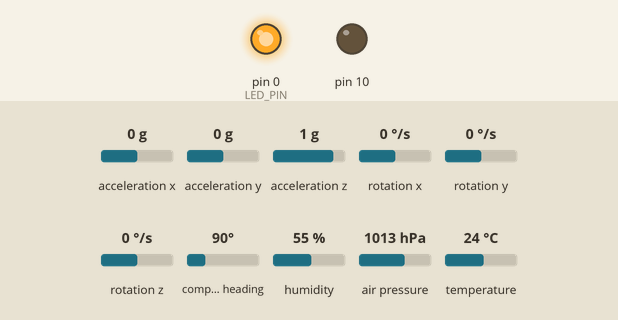
This sketch was run on a simulated Arduino Uno, built with avr-gcc and run on an emulated ATmega328P. Parts: output pins drawn as LEDs (lit = HIGH). Wiring (inferred from the names in the program): HTU21/Si7021 sensor at I2C address 0x40. Inputs (shaded band) come from the test bench; at power-on: acceleration x 0 g, acceleration y 0 g, acceleration z 1 g, rotation x 0 °/s, rotation y 0 °/s, rotation z 0 °/s, compass heading 90°, humidity 55 %, air pressure 1013 hPa, temperature 24 °C. Storage starts empty.

Above: at 0.27 s.
At 4.2 s:
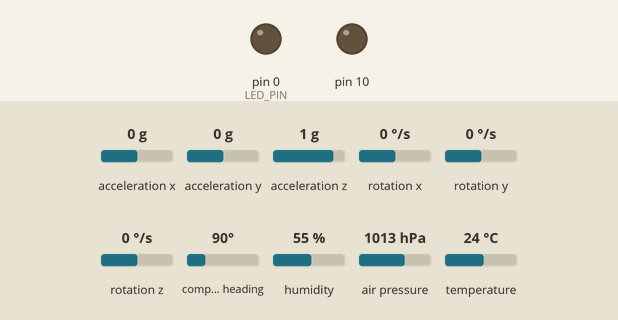
Timing chart, 0 to 6.2 s (numbered marks = the images above):
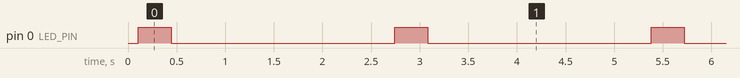

The sketch:

FlightCPU.ino
```cpp
//Common
#include "Wire.h"
#include "I2Cdev.h"

/********************
    Pressure
*/
#include <SFE_BMP180.h>
// You will need to create an SFE_BMP180 object, here called "pressure":
SFE_BMP180 pressure;
double baselineP; // baseline pressure
void pressureFunc();
void getTempPressure(double &T, double &P);


/********************
    Compass-Magmometer
*/

#include "HMC5883L.h"
// class default I2C address is 0x1E
// specific I2C addresses may be passed as a parameter here
// this device only supports one I2C address (0x1E)
HMC5883L mag;
int16_t mx, my, mz;
void compassFunc();


/********************
    Acceler-Gyro
*/
#include "MPU6050.h"
// class default I2C address is 0x68
// specific I2C addresses may be passed as a parameter here
// AD0 low = 0x68 (default for InvenSense evaluation board)
// AD0 high = 0x69
MPU6050 accelgyro;
//MPU6050 accelgyro(0x69); // <-- use for AD0 high
int16_t ax, ay, az;
int16_t gx, gy, gz;

// uncomment "OUTPUT_READABLE_ACCELGYRO" if you want to see a tab-separated
// list of the accel X/Y/Z and then gyro X/Y/Z values in decimal. Easy to read,
// not so easy to parse, and slow(er) over UART.
#define OUTPUT_READABLE_ACCELGYRO

// uncomment "OUTPUT_BINARY_ACCELGYRO" to send all 6 axes of data as 16-bit
// binary, one right after the other. This is very fast (as fast as possible
// without compression or data loss), and easy to parse, but impossible to read
// for a human.
//#define OUTPUT_BINARY_ACCELGYRO

void accelGyroFunc();
void accelGyroFactoryReset();


/********************
   Humidity/Temp
*/
void humdTempFunc();


/********************
   SD card datalogger
   SD card attached to SPI bus as follows:
 ** MOSI - pin 11
 ** MISO - pin 12
 ** CLK - pin 13
 ** CS - pin 4
*/
#include <SPI.h>
#include <SD.h>
const int chipSelect = 4;
File dataFile;
void initDataFile();
void writeToSD(String dataLine);
void writeToSD(double dataLine);
void writeToSDln(double dataLine);
void writeToSDln(String dataLine);


/********************
    IO
*/
#define LED_PIN 0
bool blinkState = false;
unsigned long t;


void setup() {
  // Initialize the LED- Must be first for data indicators
  pinMode(LED_PIN, OUTPUT);

  // join I2C bus (I2Cdev library doesn't do this automatically)
  Wire.begin();

  //Initialize SD Card
  initDataFile();

  // initialize device
  mag.initialize();
  accelgyro.initialize();

  // verify connection
  writeToSDln(mag.testConnection() ? F("HMC5883L connection successful") : F("HMC5883L connection failed"));      //Compass
  writeToSDln(pressure.begin() ? F("BMP180 connection successful") : F("BMP180 connection failed"));              //Barometer
  writeToSDln(accelgyro.testConnection() ? F("MPU6050 connection successful") : F("MPU6050 connection failed"));  //AccellGyro

  //Calibrate any baselines
  // Get the baseline pressure:
  double T;// through away temp
  getTempPressure(T,baselineP);
}

void loop() {
  //Log time
  t = millis();
  writeToSD("t,");
  writeToSDln(t);

  blinkState = !blinkState;
  digitalWrite(LED_PIN, blinkState);
  compassFunc();
  delay(250);

  blinkState = !blinkState;
  digitalWrite(LED_PIN, blinkState);
  accelGyroFunc();
  delay(250);


  humdTempFunc();
  delay(500);


  compassFunc();
  delay(250);
  accelGyroFunc();
  delay(250);

  pressureFunc();
  delay(500);
}

//C,mx,my,mx,h
//Compass,magX,magY,magZ,heading
void compassFunc() {
  writeToSD(F("C,"));
  // read raw heading measurements from device
  mag.getHeading(&mx, &my, &mz);

  // display tab-separated gyro x/y/z values
  writeToSD(mx); writeToSD(",");
  writeToSD(my); writeToSD(F(","));
  writeToSD(mz); writeToSD(F(","));

  // To calculate heading in degrees. 0 degree indicates North
  float heading = atan2(my, mx);
  if (heading < 0) {
    heading += 2 * M_PI;
  }
  writeToSDln(heading * 180 / M_PI);
}

//B,t,p,a
//Barameter,Temp(f),Pressure(mb),Altitude(ft)
void pressureFunc() {
  double T, P, A;
  writeToSD(F("B,"));

  getTempPressure(T, P);

  //We now have Pessure, Temp.. Go Calculate Altitude
  //Pressure
  writeToSD(P, 2);
  //Temp
  writeToSD(F(","));
  writeToSD((9.0 / 5.0)*T + 32.0, 2);
  //Altitude
  writeToSD(F(","));
  A = pressure.altitude(P, baselineP);
  writeToSDln(A * 3.28084, 0); //Altitude in ft
}
void getTempPressure(double &T, double &P) {
  char status;
  // You must first get a temperature measurement to perform a pressure reading.

  // Start a temperature measurement:
  // If request is successful, the number of ms to wait is returned.
  // If request is unsuccessful, 0 is returned.

  status = pressure.startTemperature();
  if (status != 0)
  {
    // Wait for the measurement to complete:

    delay(status);

    // Retrieve the completed temperature measurement:
    // Note that the measurement is stored in the variable T.
    // Use '&T' to provide the address of T to the function.
    // Function returns 1 if successful, 0 if failure.

    status = pressure.getTemperature(T);
    if (status != 0)
    {
      // Start a pressure measurement:
      // The parameter is the oversampling setting, from 0 to 3 (highest res, longest wait).
      // If request is successful, the number of ms to wait is returned.
      // If request is unsuccessful, 0 is returned.

      status = pressure.startPressure(3);
      if (status != 0)
      {
        // Wait for the measurement to complete:
        delay(status);

        // Retrieve the completed pressure measurement:
        // Note that the measurement is stored in the variable P.
        // Use '&P' to provide the address of P.
        // Note also that the function requires the previous temperature measurement (T).
        // (If temperature is stable, you can do one temperature measurement for a number of pressure measurements.)
        // Function returns 1 if successful, 0 if failure.

        status = pressure.getPressure(P, T);
        if (status != 0)
        {


        }
        else writeToSDln(F("e1")); //error retrieving pressure
      }
      else writeToSDln(F("e2")); //error starting pressure
    }
    else writeToSDln(F("e3")); //error retrieving temp
  }
  else writeToSDln(F("e4")); //error starting temp
}
//ax,ay,az,gz,gx,gy
void accelGyroFunc() {
  // read raw accel/gyro measurements from device
  accelgyro.getMotion6(&ax, &ay, &az, &gx, &gy, &gz);

  // these methods (and a few others) are also available
  //accelgyro.getAcceleration(&ax, &ay, &az);
  //accelgyro.getRotation(&gx, &gy, &gz);

#ifdef OUTPUT_READABLE_ACCELGYRO
  // display tab-separated accel/gyro x/y/z values
  writeToSD("a/g,");
  writeToSD(ax); writeToSD(F(","));
  writeToSD(ay); writeToSD(F(","));
  writeToSD(az); writeToSD(F(","));
  writeToSD(gx); writeToSD(F(","));
  writeToSD(gy); writeToSD(F(","));
  writeToSDln(gz);
#endif

#ifdef OUTPUT_BINARY_ACCELGYRO
  Serial.write((uint8_t)(ax >> 8)); Serial.write((uint8_t)(ax & 0xFF));
  Serial.write((uint8_t)(ay >> 8)); Serial.write((uint8_t)(ay & 0xFF));
  Serial.write((uint8_t)(az >> 8)); Serial.write((uint8_t)(az & 0xFF));
  Serial.write((uint8_t)(gx >> 8)); Serial.write((uint8_t)(gx & 0xFF));
  Serial.write((uint8_t)(gy >> 8)); Serial.write((uint8_t)(gy & 0xFF));
  Serial.write((uint8_t)(gz >> 8)); Serial.write((uint8_t)(gz & 0xFF));
#endif

}
//S,t,h
//Si7020,Temp(f),Humidity(%,relative)
void humdTempFunc() {
  writeToSD(F("S,"));

  int index = 0;
  word data = 0;
  byte readData [20];

  //**************Request Temp
  Wire.beginTransmission(0x40);
  Wire.write(0xE3); //Hold Master mode- no hold doesn't seem to work
  Wire.endTransmission();
  //Read the value back
  Wire.requestFrom(0x40, 2);
  while (Wire.available()) {
    readData[index++] = Wire.read();
  }
  //Process the Data
  data = readData[0] << 8;
  data = data | readData[1];
  float tempC;
  tempC = (175.72 * data) / 65536 - 46.85;
  float tempF;
  tempF = (tempC * 9) / 5 + 32.0;
  writeToSD(tempF, 4);
  writeToSD(F(","));
  delay(30); //Arbitrary delay between commands


  //**************Read Humid
  index = 0;
  Wire.beginTransmission(0x40);
  Wire.write(0xE5); //Hold Master mode- no hold doesn't seem to work
  Wire.endTransmission();
  //Read the value back
  Wire.requestFrom(0x40, 2);
  while (Wire.available()) {
    readData[index++] = Wire.read();
  }
  //Process the Data
  data = readData[0] << 8;
  data = data | readData[1];
  float relativeHumid;
  relativeHumid = (125.0 * data) / 65536 - 6.0;
  writeToSDln(relativeHumid, 2);
}
/**************************************************************************
   SD CARD
*/
void initDataFile() {
  // make sure that the default chip select pin is set to
  // output, even if you don't use it:
  pinMode(10, OUTPUT);

  // see if the card is present and can be initialized:
  if (!SD.begin(chipSelect)) {
    //If we could not initialize, blink LED
    while (1) {
      delay(250);
      blinkState = !blinkState;
      digitalWrite(LED_PIN, blinkState);
    }
    return;
  }
}


void writeToSD(double data) {
  File dFile;
  dFile = SD.open(F("COPE01.txt"), FILE_WRITE);

  if (dFile) {
    dFile.print(data);
    dFile.close();
  }
  else {
    for (int i = 0; i < 4; i++) {
      delay(500);
      blinkState = !blinkState;
      digitalWrite(LED_PIN, blinkState);
    }
  }
}
void writeToSD(double data, int percision) {
  File dFile;
  dFile = SD.open(F("COPE01.txt"), FILE_WRITE);

  if (dFile) {
    dFile.print(data, percision);
    dFile.close();
  }
  else {
    for (int i = 0; i < 4; i++) {
      delay(500);
      blinkState = !blinkState;
      digitalWrite(LED_PIN, blinkState);
    }
  }
}
void writeToSD(String line) {
  File dFile;
  dFile = SD.open(F("COPE01.txt"), FILE_WRITE);

  if (dFile) {
    dFile.print(line);
    dFile.close();
  }
  else {
    for (int i = 0; i < 4; i++) {
      delay(500);
      blinkState = !blinkState;
      digitalWrite(LED_PIN, blinkState);
    }
  }
}

/******************* New Line ***********

*/

void writeToSDln(double data) {
  File dFile;
  dFile = SD.open(F("COPE01.txt"), FILE_WRITE);

  if (dFile) {
    dFile.println(data);
    dFile.close();
  }
  else {
    for (int i = 0; i < 4; i++) {
      delay(500);
      blinkState = !blinkState;
      digitalWrite(LED_PIN, blinkState);
    }
  }
}
void writeToSDln(double data, int percision) {
  File dFile;
  dFile = SD.open(F("COPE01.txt"), FILE_WRITE);

  if (dFile) {
    dFile.println(data, percision);
    dFile.close();
  }
  else {
    for (int i = 0; i < 4; i++) {
      delay(500);
      blinkState = !blinkState;
      digitalWrite(LED_PIN, blinkState);
    }
  }
}
void writeToSDln(String line) {
  File dFile;
  dFile = SD.open(F("COPE01.txt"), FILE_WRITE);

  if (dFile) {
    dFile.println(line);
    dFile.close();
  }
  else {
    for (int i = 0; i < 4; i++) {
      delay(500);
      blinkState = !blinkState;
      digitalWrite(LED_PIN, blinkState);
    }
  }
}
```

Measured:
- by itself, pin 0 (LED_PIN): alternates HIGH for 0.34 s and LOW for 2.3 s
